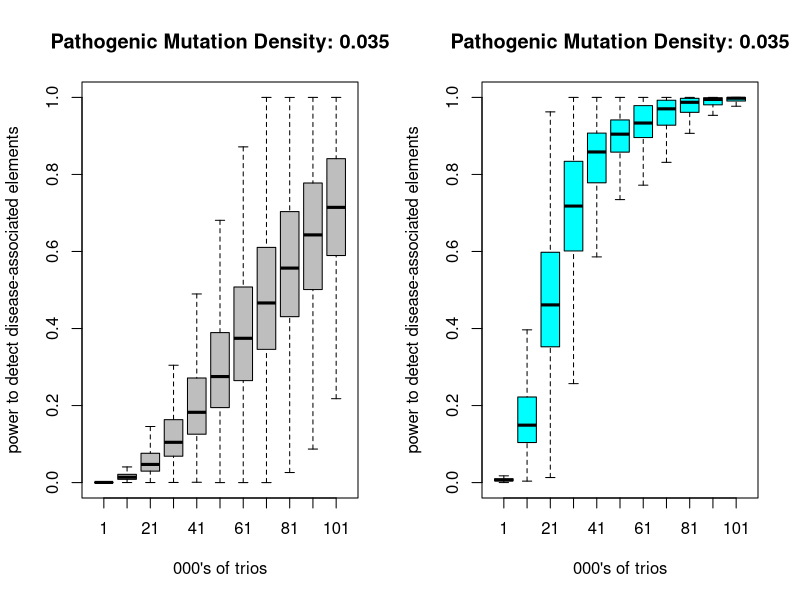

The R source for this figure:
## ---- chunk 1
conserved_fb_active = read.table('../data/conserved_elements.min10_coverage.fb_active_roadmap_union.txt', header = TRUE, sep = "\t")

prevalence<-1/120 # fold-enrichment of mutations in causal sites (from LOF data)
penetrance<-1 # penetrance of LoF mutations, to allow estimate of frequency of LoF mutations in cohort
num.trios<-seq(1000,101e3,10e3)
recurr=seq(2,6)
num.transmissions<-num.trios*2
thresh<-0.05/nrow(conserved_fb_active) # p value required to detect significantly mutated gene
max.DNMs<-30 # max number of DNMs to consider


# for the noncoding elements, need to reflect that we cannot identify putative LOF variants
layout(t(c(1,2)))

idx = 1
num.trios <- seq(1e3,101e3,10e3)
element.store<-matrix(nrow=nrow(conserved_fb_active), ncol=length(num.trios))


for (lof_density in c(0.035)) { # just loop once

  lof.rate = conserved_fb_active$p_snp_null * lof_density
  
  element.store<-matrix(nrow=nrow(conserved_fb_active), ncol=length(num.trios))
  
  for(i in seq(1,length(num.trios))) { # loop for different numbers of trios
  
  	for(j in seq(1,nrow(conserved_fb_active))) { 	# loop for each element
  
  		# how many DNMs needed to meet significance threshold given this number of trios in this gene
  		min.hits<-min(which(ppois(0:max.DNMs, conserved_fb_active$p_snp_null[j]*num.trios[i]*2, lower.tail=F)<thresh))
  		
  		# how likely to see this minimum number of DNMs
  		element.store[j,i]<-ppois(min.hits-1, (1 - lof_density) * conserved_fb_active$p_snp_null[j] * 2 * num.trios[i] + lof.rate[j]*num.trios[i]*2/prevalence*penetrance, lower.tail=F)
  		
  	}
  	
  }	
  
  idx = idx + 1
  
  # boxplot of the same
  boxplot(na.omit(element.store[,1]), na.omit(element.store[,2]), na.omit(element.store[,3]),na.omit(element.store[,4]),na.omit(element.store[,5]),na.omit(element.store[,6]),na.omit(element.store[,7]),na.omit(element.store[,8]),na.omit(element.store[,9]),na.omit(element.store[,10]), na.omit(element.store[,11]), col="grey", outline=F, xlab="000's of trios", ylab="\npower to detect disease-associated elements", names=seq(1,101,10), main = sprintf("Pathogenic Mutation Density: %s", as.character(lof_density)), ylim = c(0,1))
}

# now, suppose we could identify LOF mutations in non-coding elements
idx = 2
num.trios<-seq(1000,101e3,10e3)

annotation_ppv = 1 # assuming a positive predictive value of 1 gives us an upper bound


for (lof_density in c(0.035)) { # only loop once
  lof.rate = conserved_fb_active$p_snp_null * lof_density
  
  element.store<-matrix(nrow=nrow(conserved_fb_active), ncol=length(num.trios))
  
  for(i in seq(1,length(num.trios))) { # loop for different numbers of trios
  
  	for(j in seq(1,nrow(conserved_fb_active))) { 	# loop for each element
  
  		# how many DNMs needed to meet significance threshold given this number of trios in this gene
  		min.hits<-min(which(ppois(0:max.DNMs, (1/annotation_ppv) * lof.rate[j]*num.trios[i]*2, lower.tail=F)<thresh))
  		
  		# how likely to see this minimum number of DNMs
  		element.store[j,i]<-ppois(min.hits-1, lof.rate[j]*num.trios[i]*2/prevalence*penetrance, lower.tail=F)
  		
  	}
  	
  }	
  
  idx = idx + 1
  
  # boxplot of the same
  boxplot(na.omit(element.store[,1]), na.omit(element.store[,2]), na.omit(element.store[,3]),na.omit(element.store[,4]),na.omit(element.store[,5]),na.omit(element.store[,6]),na.omit(element.store[,7]),na.omit(element.store[,8]),na.omit(element.store[,9]),na.omit(element.store[,10]), na.omit(element.store[,11]), col="cyan", outline=F, xlab="000's of trios", ylab="\npower to detect disease-associated elements", names=seq(1,101,10), main = sprintf("Pathogenic Mutation Density: %s", as.character(lof_density)), ylim = c(0,1))
}


